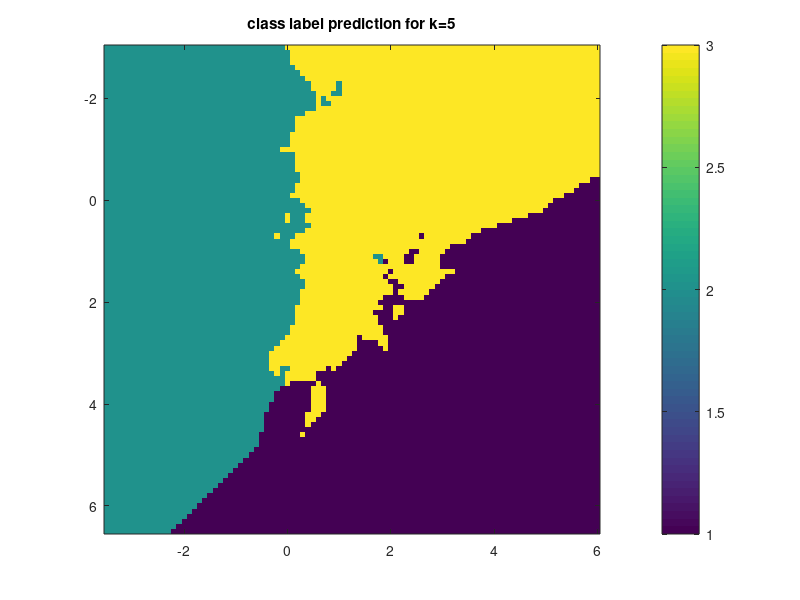
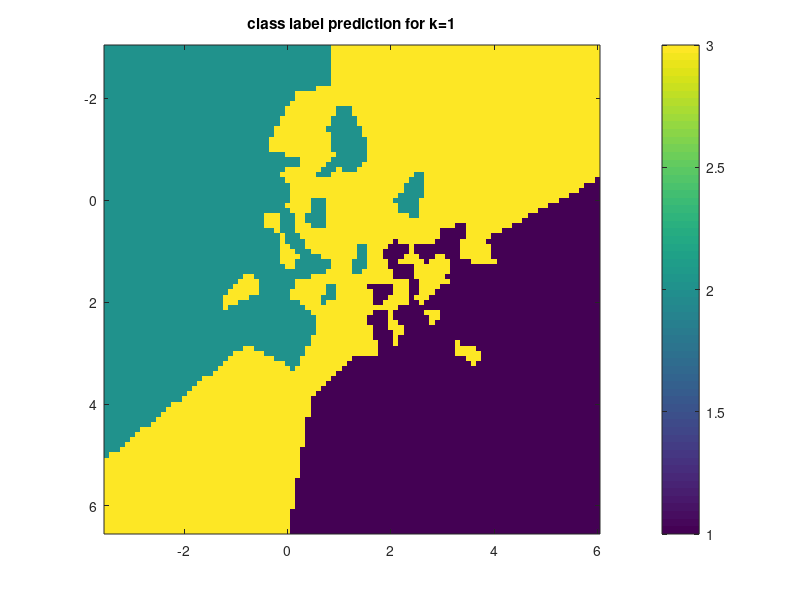

Write the MATLAB code that produced these figures, in order.
clear all;
clc;
K = load('data_knnSimulation');
dist = zeros(200,2);
k1_classmatrix = zeros(96,96);
k5_classmatrix = zeros(96,96);
ind_i = 1;
ind_j = 1;
for i = -3.5:0.1:6 
    ind_j = 1;
   for j = -3:0.1:6.5
        for k = 1:200
            dist(k,1) = sqrt((i - K.Xtrain(k,1))^2 + (j - K.Xtrain(k,2))^2);
            dist(k,2) = K.ytrain(k);
        end
        %disp(dist);
        sorted_dist = sortrows(dist);
        %disp(sorted_dist);
       
        %class label prediction for k=1
        k1 = zeros(1,2);
        k5 = zeros(5,2);
        k1 = sorted_dist(1,:);
        k5 = sorted_dist(1:5,:);
       
        %class label prediction for k=5
        k5_mode = mode(k5);
        k5_classmatrix(ind_i, ind_j) = k5_mode(1,2);
        k1_classmatrix(ind_i, ind_j) = k1(1,2);
        ind_j = ind_j +1;
   end             
   ind_i = ind_i +1;
end

%plotting hte graphs
xaxis = [-3.5:0.1:6];
yaxis = [-3:0.1:6.5];

%plotting class label prediction for k=5
figure;
imagesc(xaxis,yaxis,k5_classmatrix)
title('class label prediction for k=5')
colorbar
 
%plotting class label prediction for k=1
figure;
imagesc(xaxis,yaxis,k1_classmatrix)
title('class label prediction for k=1')
colorbar

